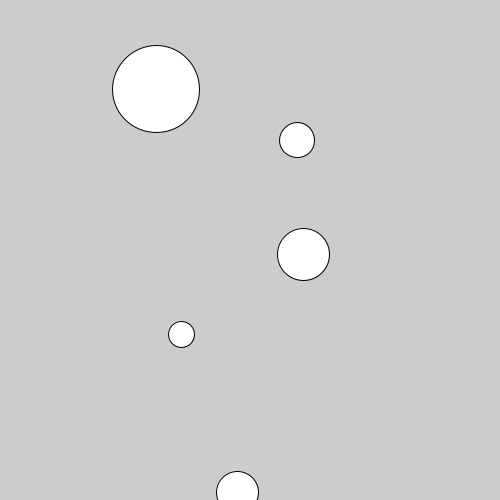
Frame 1 (no input)
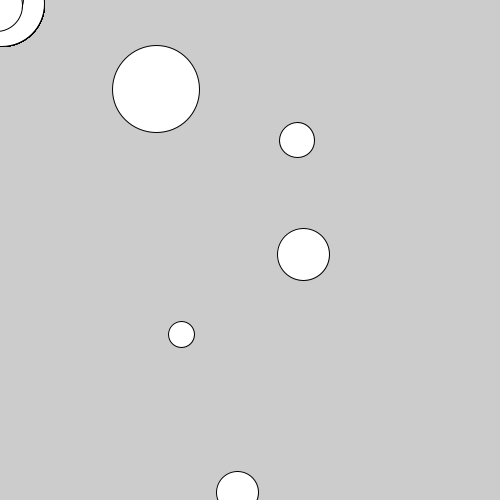
Frame 60 (the mouse pressed at the canvas centre just before this capture)
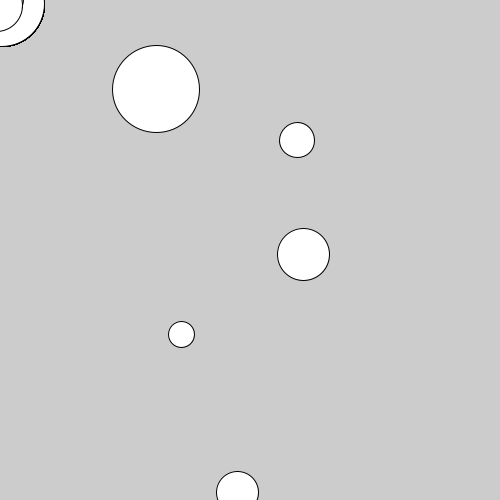
Frame 120 (the mouse held since frame 60 and released just before this capture)

The Processing sketch that drew these frames (run headless with seeded random() and noise(); from frame 60 on, the mouse is pressed at the canvas centre):

// Processing sketch: sketch_2014_10_27
// ── sketch_2014_10_27.pde
void setup() {
  size(500,500);
}
int[]x= {
  237,156,297,181,303
};
int[]y= {
  492,89,140,334,254
};
int[]sz= {
  42,87,35,26,52
};
int[]vx= {
  -2,1,6,-3,-4
};
int[]vy= {
  4,3,-1,1,5
};
void draw() {
  for(int i=0;i<x.length;i++) {
    ellipse(x[i],y[i],sz[i],sz[i]);
    x[i]=vx[i];
    y[i]=vy[i];
    if(x[i]+sz[i]/2>width || x[i]-sz[i]/2<0) {
      vx[i]*=-1;
    }
    if(y[i]+sz[i]/2>width || y[i]-sz[i]/2<0) {
      vy[i]*=-1;
    }
  }
}
